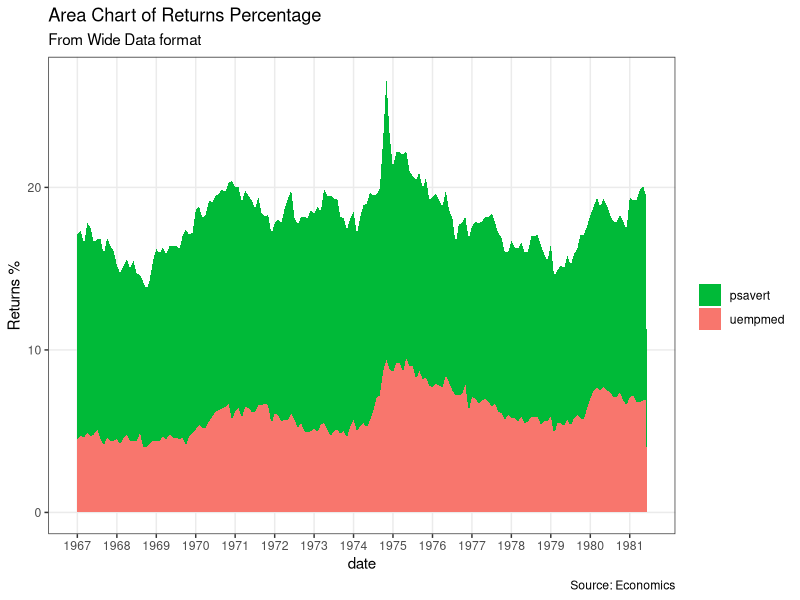

This chart was generated by the following R code:
## ---- chunk 1
library(ggplot2)
library(lubridate)
theme_set(theme_bw())

df <- economics[, c("date", "psavert", "uempmed")]
df <- df[lubridate::year(df$date) %in% c(1967:1981), ]

# labels and breaks for X axis text
brks <- df$date[seq(1, length(df$date), 12)]
lbls <- lubridate::year(brks)

# plot
ggplot(df, aes(x=date)) + 
  geom_area(aes(y=psavert+uempmed, fill="psavert")) + 
  geom_area(aes(y=uempmed, fill="uempmed")) + 
  labs(title="Area Chart of Returns Percentage", 
       subtitle="From Wide Data format", 
       caption="Source: Economics", 
       y="Returns %") +  # title and caption
  scale_x_date(labels = lbls, breaks = brks) +  # change to monthly ticks and labels
  scale_fill_manual(name="", 
                    values = c("psavert"="#00ba38", "uempmed"="#f8766d")) +  # line color
  theme(panel.grid.minor = element_blank())  # turn off minor grid
